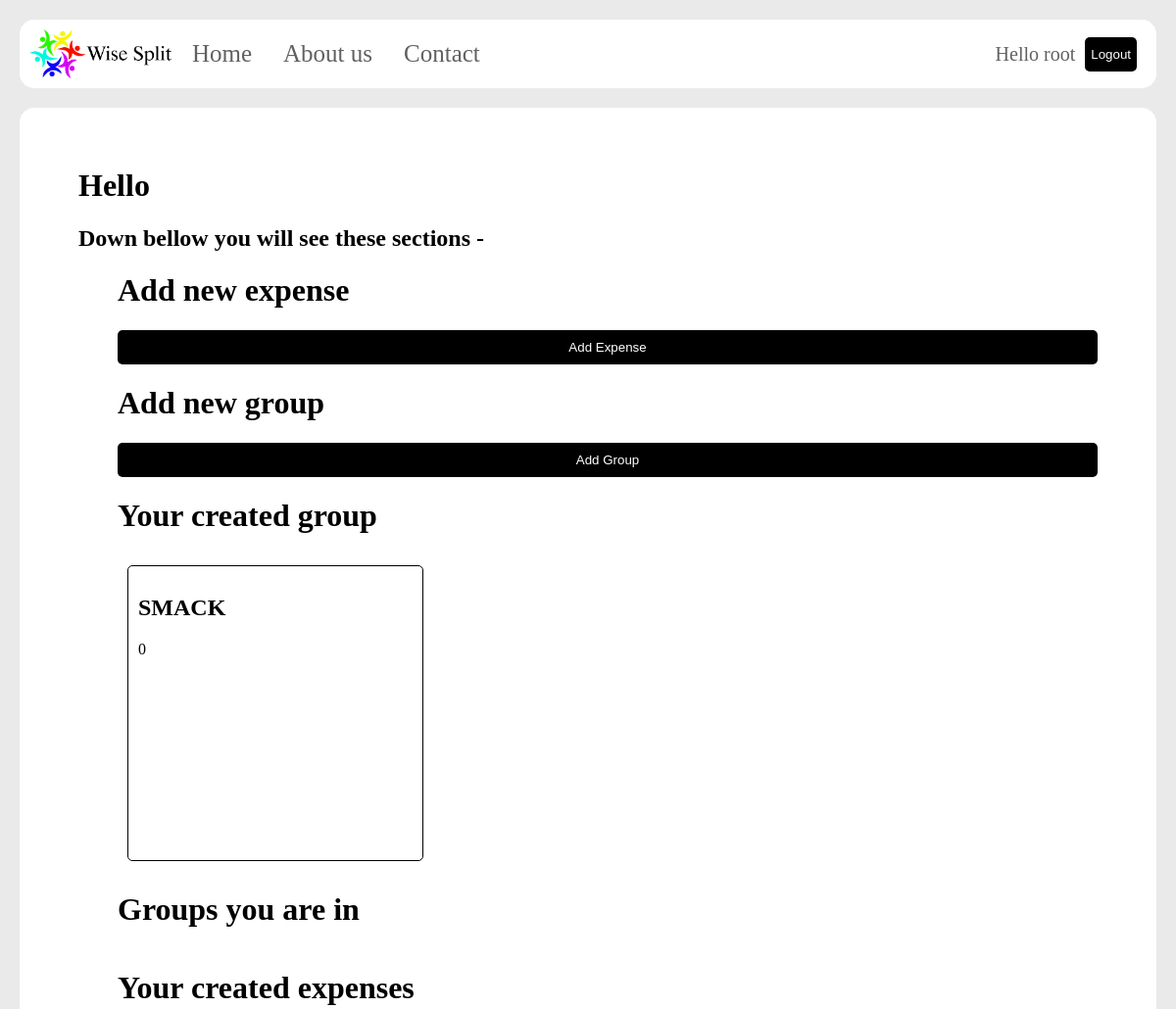
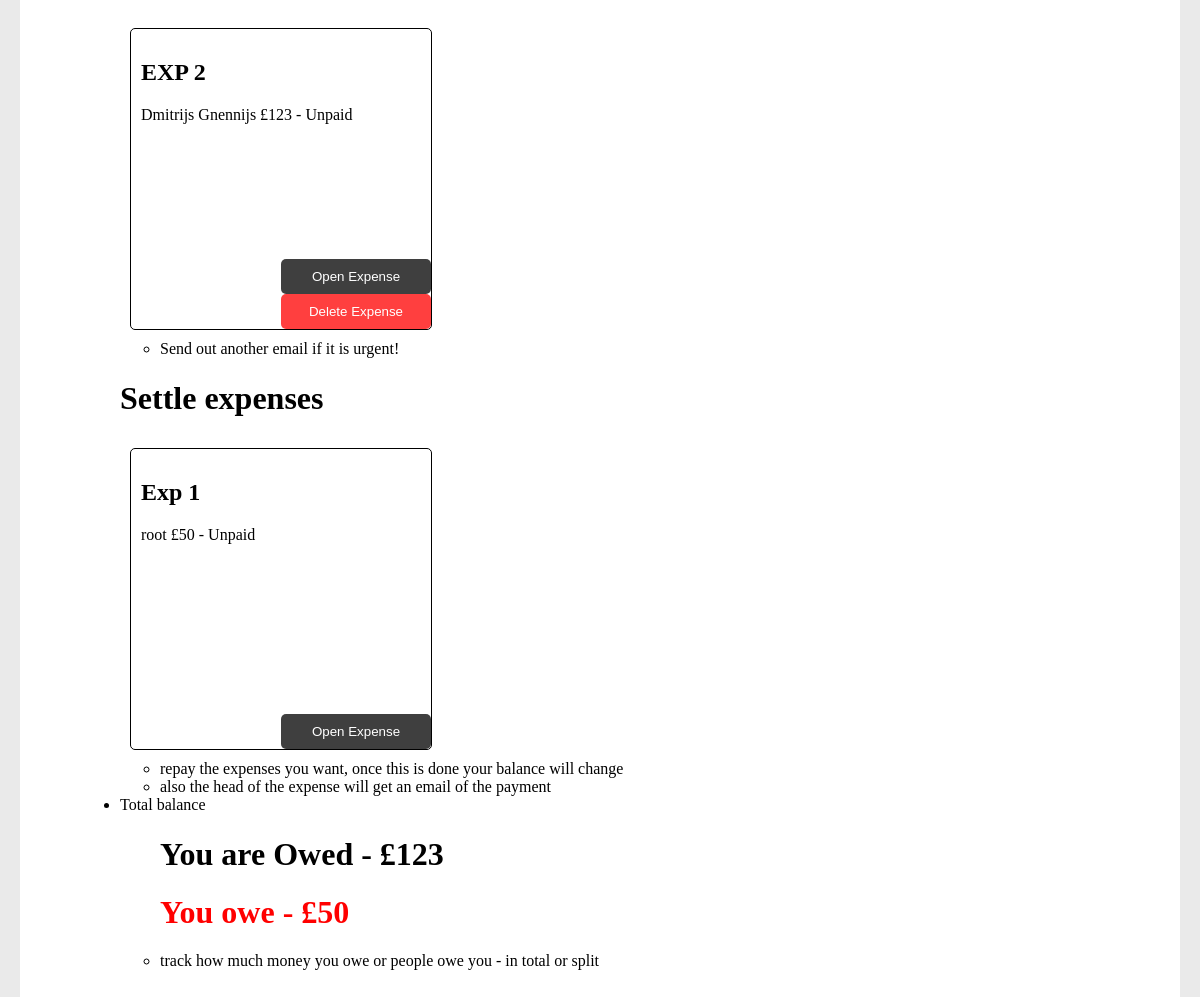
The app's page /index.php?done=success (signed in), older data (2 pictures, top to bottom).
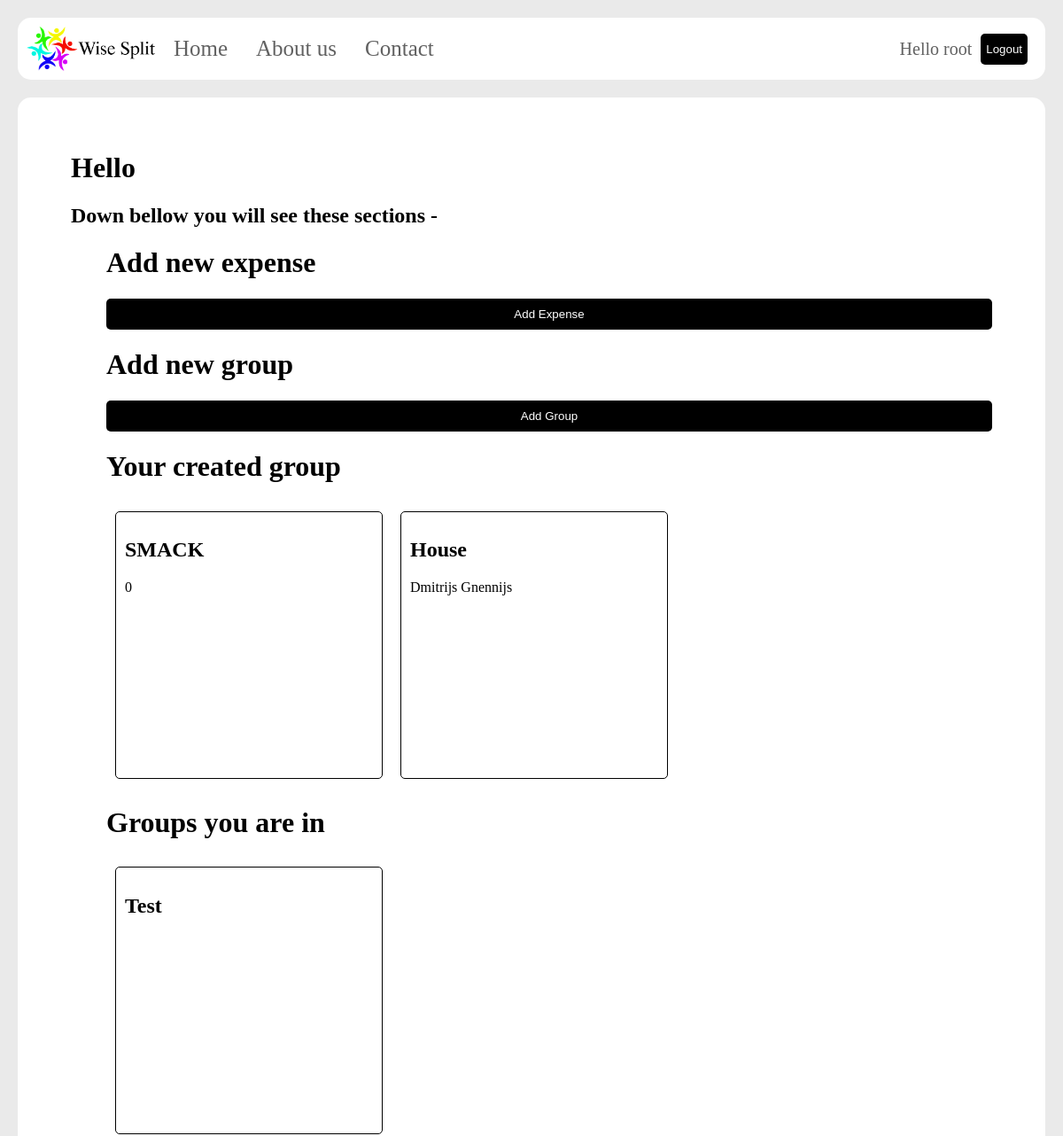
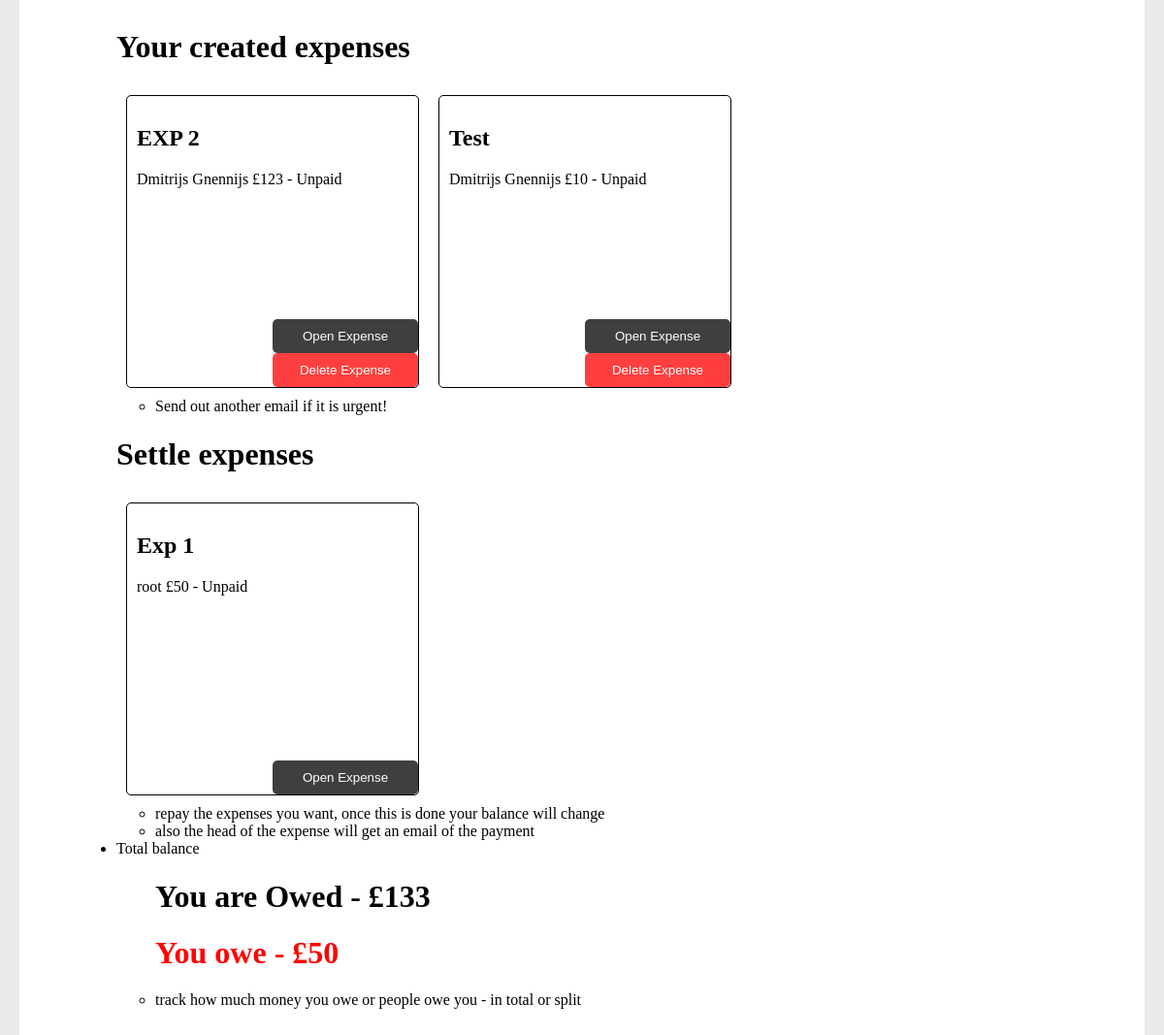
The same page, newer data (2 pictures, top to bottom).
### tables this page shows
CREATE TABLE Groups (
  GroupID INTEGER PRIMARY KEY,
  UserID INTEGER,
  Reference TEXT
);

CREATE TABLE GroupPeople (
  PersonGroupID INTEGER PRIMARY KEY,
  GroupID INTEGER,
  Name TEXT,
  Email TEXT,
  Reference TEXT
);

CREATE TABLE Expenses (
  ExpenseID INTEGER PRIMARY KEY,
  UserID INTEGER,
  Name TEXT,
  DateCreated DATE
);

CREATE TABLE ExpenseOwe(
  PersonID INTEGER PRIMARY KEY,
  ExpenseID INTEGER,
  UserID INTEGER,
  Name TEXT,
  Amount INTEGER,
  Reference TEXT,
  Email TEXT,
  Paid BOOLEAN
);

### my_expense.php (the view, shortened to what this page needs)
<?php
$userID = $_SESSION['userID'];
$db = new SQLite3('todo.db');
$stmt = $db->prepare("SELECT * FROM Expenses Where UserID = :userID;");
$stmt->bindValue(':userID', $userID, SQLITE3_INTEGER);
$result = $stmt->execute();
echo "<div class='my_made_exp'>";
while ($row = $result->fetchArray()) {
  $name = "{$row['Name']}";
  $expenseID = "{$row['ExpenseID']}";
  ?><div class='my_expense'><?php
    echo "<h2>$name</h2>";
    $stmt = $db->prepare("SELECT * FROM ExpenseOwe Where ExpenseID = :userID;");
    $stmt->bindValue(':userID', $expenseID, SQLITE3_INTEGER);
    $result_exp = $stmt->execute();
    while ($row = $result_exp->fetchArray()) {
      $people = "{$row['Name']}";
      $amount = "{$row['Amount']}";
      $paid = "{$row['Paid']}";
      if ($paid == 0){
        $paid = "Unpaid";
      }
      else {
        $paid = "Paid";
      }
      echo "<p>$people &pound$amount - $paid</p>";
    }
    ?>
    <div class='buttons'>
      <form name="open_expense" action="open_my_expense.php" method="post">
        <button type='submit' name='expenseButton'>Open Expense</button>
      </form>
      <form name="delete_expense" action="delete_my_expense.php" method="post">
        <button type='submit' name='expenseButton' style="background-color:red;">Delete Expense</button>
      </form>
</div>
</div>
    <?php
}
echo "</div>";
 ?>

### header.php (shortened to what this page needs)
<!DOCTYPE html>
<html lang="en" dir="ltr">
  <head>
    <link rel="stylesheet" href="css/main.css" type="text/css" charset="utf-8">
  </head>
  <body>
    <header>
      <nav class="nav-header-main">
        <a class="header-logo" href="index.php">
          <img border="0" src="css/bitmap.png" alt="Wise Spliter" height="50px" style="padding-right: 5px;">
        </a>
        <ul>
          <li> <a href="index.php">Home</a></li>
          <li> <a href="about.php">About us</a></li>
          <li> <a href="index.php">Contact</a></li>
        </ul>
        <?php if (isset($_SESSION['userID'])) { ?>
          <div class="header-login">
            <p>Hello <?php echo $_SESSION['userName']; ?></p>
            <form action="logout.inc.php" method="post">
              <button type="submit" name="logout-submit">Logout</button>
            </form>
          </div>
        <?php } ?>
      </nav>
    </header>

### index.php (shortened to what this page needs)
<?php require 'header.php'; ?>
  <main>
    <?php
      if (isset($_SESSION['userID'])) {
        require 'logged_in.php';
      }
      else {
        require 'logged_out.php';
      } ?>
  </main>

### logged_in.php
<main>
  <h1>Hello</h1>
  <h2>Down bellow you will see these sections - </h2>
  <ul>
    <h1>Add new expense</h1>
    <form class="" action="add_expense.php" method="post">
      <button type="submit" name="add-expense">Add Expense</button>
    </form>
    <h1>Add new group</h1>
    <form class="" action="add_group.php" method="post">
      <button type="submit" name="add-group">Add Group</button>
    </form>
    <h1>Your created group</h1>
    <?php require 'my_group.php'; ?>
    <h1>Groups you are in</h1>
    <?php require 'groups_in.php'; ?>
    <h1>Your created expenses</h1>
    <?php require 'my_expense.php'; ?>
    <ul>
      <li>Send out another email if it is urgent!</li>
    </ul>
    <h1>Settle expenses</h1>
    <?php require 'need_to_pay_expense.php'; ?>
    <ul>
      <li>repay the expenses you want, once this is done your balance will change</li>
      <li>also the head of the expense will get an email of the payment</li>
    </ul>
    <li>Total balance</li>
    <ul>
      <?php require 'total_balance.php'; ?>
      <li>track how much money you owe or people owe you - in total or split</li>
    </ul>
  </ul>
</main>

### my_group.php
<?php
$userID = $_SESSION['userID'];
$db = new SQLite3('todo.db');
$stmt = $db->prepare("SELECT * FROM Groups Where UserID = :userID;");
$stmt->bindValue(':userID', $userID, SQLITE3_INTEGER);
$result = $stmt->execute();
echo "<div class='my_made_exp'>";
while ($row = $result->fetchArray()) {
  $reference = "{$row['Reference']}";
  $groupID = "{$row['GroupID']}";
  ?><div class='my_expense'><?php
    echo "<h2>$reference</h2>";
    $stmt = $db->prepare("SELECT * FROM GroupPeople Where GroupID = :groupID;");
    $stmt->bindValue(':groupID', $groupID, SQLITE3_INTEGER);
    $result_exp = $stmt->execute();
    while ($row = $result_exp->fetchArray()) {
      $people = "{$row['Name']}";
      echo "<p>$people </p>";
    }
    ?>
</div>
    <?php
}
echo "</div>";
 ?>

### need_to_pay_expense.php (shortened to what this page needs)
<?php
$db = new SQLite3('todo.db');
$stmt = $db->prepare("SELECT * FROM ExpenseOwe Where Email = :email;");
$stmt->bindValue(':email', $_SESSION['email']);
$result = $stmt->execute();
echo "<div class='my_made_exp'>";
while ($row = $result->fetchArray()) {
  $reference = "{$row['Reference']}";
  $name = "{$row['Name']}";
  $paid = "{$row['Paid']}";
  $amount = "{$row['Amount']}";
  if ($paid == 0){
  ?><div class='my_expense'><?php
    echo "<h2>$reference</h2>";
      if ($paid == 0){
        $paid = "Unpaid";
      }
      else {
        $paid = "Paid";
      }
      echo "<p>$name &pound$amount - $paid</p>";
    ?>
    <div class='buttons'>
      <form name="open_expense" action="open_my_expense.php" method="post">
        <button type='submit' name='expenseButton'>Open Expense</button>
      </form>
</div>
</div>
    <?php
  }}
echo "</div>";
 ?>

### total_balance.php
<?php
$userID = $_SESSION['userID'];
$db = new SQLite3('todo.db');
$stmt = $db->prepare("SELECT * FROM ExpenseOwe Where UserID = :userID;");
$stmt->bindValue(':userID', $userID);
$result = $stmt->execute();
$owed = 0;
while ($row = $result->fetchArray()) {
  $paid = "{$row['Paid']}";
  $amount = "{$row['Amount']}";
  if ($paid == 0){
    $owed = $owed + $amount;
  }
}
echo "<h1> You are Owed - &pound$owed</h1>";
$stmt = $db->prepare("SELECT * FROM ExpenseOwe Where Email = :email;");
$stmt->bindValue(':email', $_SESSION['email']);
$result = $stmt->execute();
$owe = 0;
while ($row = $result->fetchArray()) {
  $paid = "{$row['Paid']}";
  $amount = "{$row['Amount']}";
  if ($paid == 0){
    $owe = $owe + $amount;
  }
}
echo "<h1 style='color:red;'>You owe - &pound$owe</h1>";

### groups_in.php
<?php
$db = new SQLite3('todo.db');
$stmt = $db->prepare("SELECT * FROM GroupPeople Where Email = :email;");
$stmt->bindValue(':email', $_SESSION['email']);
$result = $stmt->execute();
echo "<div class='my_made_exp'>";
while ($row = $result->fetchArray()) {
  $reference = "{$row['Reference']}";
  ?><div class='my_expense'><?php
    echo "<h2>$reference</h2>";
    ?>
</div>
    <?php
  }
echo "</div>";
 ?>

### css/main.css (style rules this page uses)
.nav-header-main { background-color: white; overflow: hidden; margin: 20px 20px 20px 20px; padding: 10px 10px 10px 10px; border-radius: 15px; }
.header-logo { float: left; height: 50px; }
.nav-header-main ul { list-style-type: none; margin: 0; padding: 0; }
.nav-header-main ul li a { float: left; color: #616161; text-align: center; padding: 11px 16px; text-decoration: none; height: 28px; font-size: 25px; display: block; border-radius: 10px; }
.header-login { margin: auto; padding-right: 10px; float: right; display: flex; flex-direction: row; justify-content: center; align-items: center; }
.header-login p { color: #616161; padding: 14px 10px; text-decoration: none; margin: 0; height: 22px; font-size: 20px; }
.my_expense { margin: 10px; float: left; width: 280px; height: 280px; border-radius: 5px; background: white; padding: 10px; border: 1px solid black; position: relative; }
.my_made_exp { width: 100%; overflow: auto; }
.buttons { position: absolute; width: 50%; right: 0; bottom: 0; opacity: 75%; }
main { margin: 20px; padding: 10px 20px; border-radius: 15px; background: white; overflow: hidden; }
body { margin: 0px; padding: 0px; background-image: url("switch6457.png"); background-color: #eaeaea; background-size: 100%; }
button { background-color: black; border: none; cursor: pointer; width: 100%; color: white; padding-top: 10px; padding-bottom: 10px; border-radius: 5px; }

Row changes from the older to the newer data that the page shows:
added groups: Reference "House"
added grouppeople: Name "Dmitrijs Gnennijs", shown under "House"
added grouppeople: Reference "Test", shown under "Groups you are in"
added expenses: Name "Test"
added expenseowe: Name "Dmitrijs Gnennijs", Amount "10", Paid "Unpaid", shown under "Test"
Text that changed along with them:
$owed: "123" → "133"
